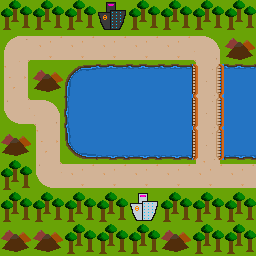

A 2D game scene composited from a Tiled map and its tileset images. What follows is a short description and the map's XML, with every tile layer's data as written:
An orthogonal 8x8 tile map with 32x32 px tiles, 1 tile layer (suelo).

<map version="1.2" tiledversion="1.3.1" orientation="orthogonal" renderorder="right-down" compressionlevel="0" width="8" height="8" tilewidth="32" tileheight="32" infinite="0" nextlayerid="2" nextobjectid="1">
 <tileset firstgid="1" source="map3.tsx" />
 <layer id="1" name="suelo" width="8" height="8">
  <data encoding="csv">
2,2,2,4,2,2,2,2,
10,8,8,8,8,8,11,3,
9,3,20,25,25,25,7,25,
12,11,26,24,24,24,7,24,
3,9,22,27,27,27,7,27,
2,12,8,8,8,8,14,8,
2,2,2,2,5,2,2,2,
3,3,2,2,2,3,2,2
</data>
 </layer>
</map>